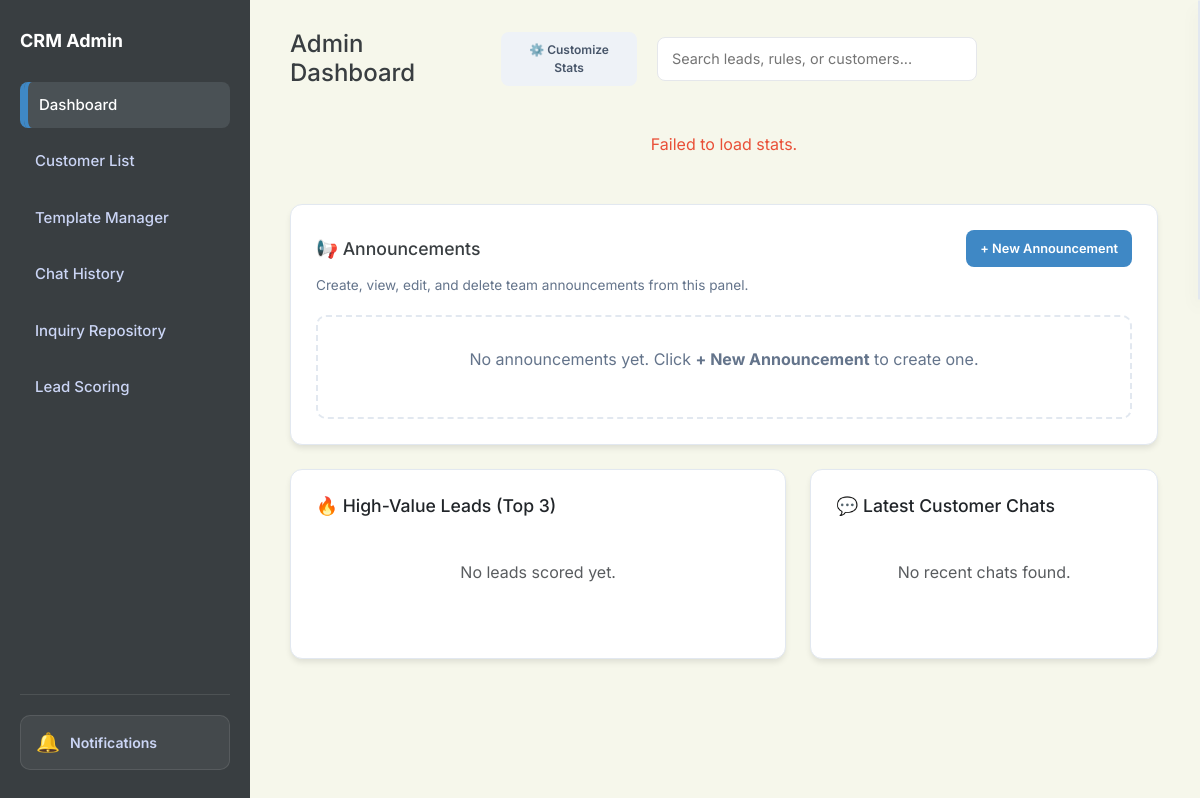
Page /dashboard on the earlier database version.
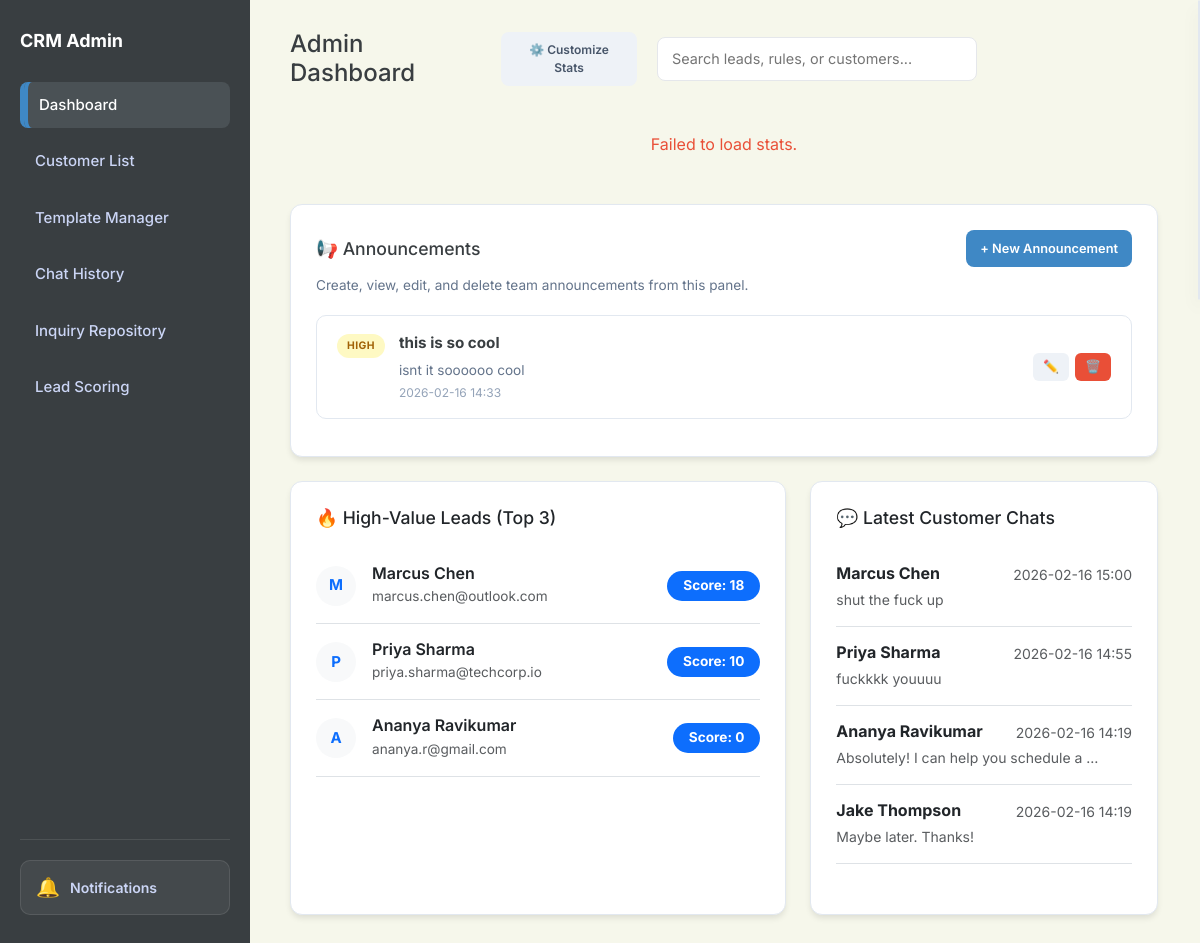
Same page on the later database version.
### app.py (models this page shows)
class Announcement(db.Model):
    id = db.Column(db.Integer, primary_key=True)
    title = db.Column(db.String(150), nullable=False)
    content = db.Column(db.Text, nullable=False)
    priority = db.Column(db.String(20), nullable=False, default='normal')  # low, normal, high, urgent
    created_at = db.Column(db.String(50))

class ChatSession(db.Model):
    id = db.Column(db.Integer, primary_key=True)
    visitor_name = db.Column(db.String(100), nullable=False)
    visitor_email = db.Column(db.String(120))
    status = db.Column(db.String(20), default='bot')  # bot, agent_active, closed
    linked_customer_id = db.Column(db.Integer, db.ForeignKey('customer.id'), nullable=True)
    linked_inquiry_id = db.Column(db.Integer, db.ForeignKey('inquiry.id'), nullable=True)
    created_at = db.Column(db.String(50))
    updated_at = db.Column(db.String(50))
    tags = db.Column(db.String(200), default='')  # comma-separated: impt,waiting,completed
    archived = db.Column(db.Boolean, default=False)
    pinned = db.Column(db.Boolean, default=False)
    chat_messages = db.relationship('ChatMessage', backref='session', cascade="all, delete-orphan", order_by='ChatMessage.id')
    linked_customer = db.relationship('Customer', backref='chat_sessions')
    linked_inquiry = db.relationship('Inquiry', backref='chat_sessions')

class ChatMessage(db.Model):
    id = db.Column(db.Integer, primary_key=True)
    session_id = db.Column(db.Integer, db.ForeignKey('chat_session.id'), nullable=False)
    sender_type = db.Column(db.String(20), nullable=False)  # customer, bot, agent, system
    sender_name = db.Column(db.String(100))
    text = db.Column(db.Text, nullable=False)
    timestamp = db.Column(db.String(50))

### app.py (the view)
@app.route('/')
@app.route('/dashboard')
def dashboard():
    all_rules = Rule.query.all()
    all_inquiries = Inquiry.query.all()
    all_announcements = Announcement.query.order_by(Announcement.id.desc()).all()
    latest_chats = ChatSession.query.filter_by(archived=False).order_by(ChatSession.updated_at.desc()).limit(5).all()
    all_sessions = ChatSession.query.all()
    scored_sessions = []
    for s in all_sessions:
        score = calculate_session_score(s)
        s.calculated_score = score # Attach for template
        scored_sessions.append(s)
    scored_sessions.sort(key=lambda x: x.calculated_score, reverse=True)
    high_value_leads = scored_sessions[:3] # User asked for High Value sections... template says Top 3
    return render_template('admin_dashboard_main_hub.html',
                           all_rules=all_rules,
                           all_inquiries=all_inquiries,
                           all_announcements=all_announcements,
                           latest_chats=latest_chats,
                           high_value_leads=high_value_leads)

### app.py (called while the page is built)
@app.context_processor
def inject_search_data():
    customers = Customer.query.all()
    inquiries = Inquiry.query.all()
    rules = Rule.query.all()
    templates = AutoReplyTemplate.query.all()
    faqs = FAQ.query.all()
    search_seed = []
    for c in customers:
        search_seed.append({"display": c.name, "category": "Customer", "page": "/customers"})
    for i in inquiries:
        search_seed.append({"display": f"Inquiry: {i.customer}", "category": "Inquiry", "page": f"/inquiry/{i.id}"})
    for r in rules:
        search_seed.append({"display": r.name, "category": "Rule", "page": "/scoring"})
    for t in templates:
        search_seed.append({"display": t.title, "category": "Template", "page": "/templates-manager"})
    for f in faqs:
        search_seed.append({"display": f.question, "category": "FAQ", "page": "/templates-manager"})
    return dict(search_seed=search_seed)

def calculate_session_score(session):
    score = 0
    visitor_text = " ".join([m.text.lower() for m in session.chat_messages if m.sender_type == 'customer'])
    active_rules = Rule.query.filter_by(active=True).all()
    for rule in active_rules:
        keywords = [k.strip().lower() for k in rule.keywords.split(',') if k.strip()]
        if not keywords: continue
        if any(k in visitor_text for k in keywords):
            try:
                val = int(rule.score)
                op = rule.operation
                if '+' in op: score += val
                elif '-' in op: score -= val
                elif '*' in op: score *= val
                elif '/' in op:
                    if val != 0: score /= val
            except:
                pass
    return score

### templates/admin_dashboard_main_hub.html (shortened to what this page needs)
<!DOCTYPE html>
<html lang="en">
<head>
    <link href="https://cdn.jsdelivr.net/npm/bootstrap@5.3.0/dist/css/bootstrap.min.css" rel="stylesheet">
    <link rel="stylesheet" href="{{ url_for('static', filename='style.css') }}">
</head>
<body id="page-dashboard">
    <aside class="sidebar">
        <h2>CRM Admin</h2>
        <a href="/dashboard" class="nav-link nav-dashboard active">Dashboard</a>
        <a href="/customers" class="nav-link nav-customers">Customer List</a>
        <a href="/templates-manager" class="nav-link nav-templates">Template Manager</a>
        <a href="/history" class="nav-link nav-history">Chat History</a>
        <a href="/repository" class="nav-link nav-repository">Inquiry Repository</a>
        <a href="/scoring" class="nav-link nav-scoring">Lead Scoring</a>
    </aside>
    <main class="main">
        <div class="header">
            <div class="header-left">
                <h1 style="margin:0; font-size: 24px;">Admin Dashboard</h1>
                <button class="btn btn-gray" data-bs-toggle="modal" data-bs-target="#customizeModal"
                    style="font-size: 12px;" onclick="openCustomizeModal()">⚙️ Customize Stats</button>
            </div>
            <div class="search-container">
                <input type="text" placeholder="Search leads, rules, or customers..." class="taskbar-search">
            </div>
        </div>
        <div class="row g-3 mb-4" id="statsRow">
            <div class="col-12 text-center py-4" id="statsLoading">
            </div>
        </div>
        <div class="card mb-4 announcement-section" style="padding: 25px;">
            <div class="announcement-header">
                <h3 style="margin:0; font-size: 1.1rem; color: var(--slate-900);">📢 Announcements</h3>
                <button class="btn btn-blue" id="btnNewAnnouncement" onclick="openAnnouncementModal()">
                    + New Announcement
                </button>
            </div>
            <p style="color: var(--gray); font-size: 0.85rem; margin-bottom: 20px;">
                Create, view, edit, and delete team announcements from this panel.
            </p>
            <div id="announcementsContainer">
                {% if all_announcements %}
                {% for a in all_announcements %}
                <div class="announcement-card" id="announcement-{{ a.id }}" data-id="{{ a.id }}">
                    <div class="announcement-card-left">
                        <span class="announcement-priority-badge priority-{{ a.priority }}">{{ a.priority | upper
                            }}</span>
                        <div class="announcement-card-body">
                            <strong class="announcement-title">{{ a.title }}</strong>
                            <p class="announcement-content">{{ a.content }}</p>
                            <small class="announcement-date">{{ a.created_at or 'N/A' }}</small>
                        </div>
                    </div>
                    <div class="announcement-card-actions">
                        <button class="btn btn-sm btn-gray" title="Edit"
                            onclick="editAnnouncement({{ a.id }}, '{{ a.title | e }}', `{{ a.content | e }}`, '{{ a.priority }}')">✏️</button>
                        <button class="btn btn-sm btn-red" title="Delete"
                            onclick="confirmDeleteAnnouncement({{ a.id }})">🗑️</button>
                    </div>
                </div>
                {% endfor %}
                {% else %}
                <div class="announcement-empty" id="announcementEmpty">
                    <p style="text-align:center; color: var(--gray); padding: 30px 0;">No announcements yet. Click
                        <strong>+ New Announcement</strong> to create one.
                    </p>
                </div>
                {% endif %}
            </div>
        </div>
        <div class="row g-4">
            <div class="col-12 col-lg-7">
                <div class="card h-100">
                    <h3 style="margin-bottom: 20px; font-size: 1.1rem;">🔥 High-Value Leads (Top 3)</h3>
                    <div id="highValueLeadsContainer">
                        {% if high_value_leads %}
                        <div class="list-group list-group-flush">
                            {% for lead in high_value_leads %}
                            <div
                                class="list-group-item px-0 py-3 d-flex align-items-center justify-content-between border-bottom">
                                <div class="d-flex align-items-center">
                                    <div class="avatar-circle me-3 bg-light text-primary"
                                        style="width:40px; height:40px; border-radius:50%; display:flex; align-items:center; justify-content:center; font-weight:bold;">
                                        {{ lead.visitor_name[0] | upper }}
                                    </div>
                                    <div>
                                        <h6 class="mb-0 text-dark" style="font-weight:600;">{{ lead.visitor_name }}</h6>
                                        <small class="text-muted" style="font-size:0.85rem;">{{ lead.visitor_email or
                                            'No email' }}</small>
                                    </div>
                                </div>
                                <div class="text-end">
                                    <span class="badge bg-primary rounded-pill px-3 py-2" style="font-size:0.85rem;">
                                        Score: {{ lead.calculated_score | int }}
                                    </span>
                                </div>
                            </div>
                            {% endfor %}
                        </div>
                        {% else %}
                        <div class="text-center py-4">
                            <p class="text-muted mb-0">No leads scored yet.</p>
                        </div>
                        {% endif %}
                    </div>
                </div>
            </div>
            <div class="col-12 col-lg-5">
                <div class="card h-100">
                    <h3 style="margin-bottom: 20px; font-size: 1.1rem;">💬 Latest Customer Chats</h3>
                    <div id="latestChatsContainer">
                        {% if latest_chats %}
                        <div class="list-group list-group-flush">
                            {% for chat in latest_chats %}
                            <a href="/history?session={{ chat.id }}"
                                class="list-group-item list-group-item-action px-0 py-3 border-bottom">
                                <div class="d-flex w-100 justify-content-between mb-1">
                                    <h6 class="mb-0 fw-bold text-dark">{{ chat.visitor_name }}</h6>
                                    <small class="text-muted">{{ chat.updated_at.split(' ')[1] if chat.updated_at and '
                                        ' in chat.updated_at else chat.updated_at }}</small>
                                </div>
                                <p class="mb-0 small text-muted text-truncate" style="max-width: 90%;">
                                    {% if chat.chat_messages %}
                                    {{ chat.chat_messages[-1].text }}
                                    {% else %}
                                    <em>No messages yet</em>
                                    {% endif %}
                                </p>
                            </a>
                            {% endfor %}
                        </div>
                        {% else %}
                        <div class="text-center py-4">
                            <p class="text-muted mb-0">No recent chats found.</p>
                        </div>
                        {% endif %}
                    </div>
                </div>
            </div>
        </div>
    </main>
</body>
</html>

### static/style.css (style rules this page uses)
:root { --blue: #3F88C5; --red: #E94F37; --green: #44BBA4; --gray: #64748b; --slate-900: #393E41; --slate-800: #4a5155; --border-radius: 12px; --bg-light: #F6F7EB; }
* { box-sizing: border-box; font-family: 'Inter', -apple-system, sans-serif; }
body { margin: 0; display: flex; background-color: var(--bg-light); color: var(--slate-900); height: 100vh; overflow: hidden; font-size: 16px; -webkit-font-smoothing: antialiased; }
.header { overflow: visible !important; }
.main { overflow-y: auto; overflow-x: visible !important; }
.sidebar { width: 250px; background: var(--slate-900); color: #fff; min-height: 100vh; padding: 30px 20px; flex-shrink: 0; }
.sidebar h2 { font-size: 18px; margin-bottom: 30px; font-weight: 700; color: #fff; }
.nav-link { display: block; padding: 12px 15px; color: #cbd5f5; text-decoration: none; border-radius: 8px; margin-bottom: 10px; font-size: 15px; font-weight: 500; transition: 0.2s; }
.nav-link:hover, .nav-link.active { background: var(--slate-800); color: #fff; box-shadow: inset 4px 0 0 #3F88C5; }
.main { flex: 1; padding: 30px 40px; overflow-y: auto; max-width: 1600px; margin: 0 auto; width: 100%; }
.header { display: flex; justify-content: space-between; align-items: center; flex-shrink: 0; margin-bottom: 20px; gap: 20px; width: 100%; }
.header-left { display: flex; align-items: center; gap: 15px; }
.card { background: white; padding: 25px; border-radius: var(--border-radius); box-shadow: 0 4px 6px -1px rgba(0, 0, 0, 0.1); border: 1px solid #e2e8f0; margin-bottom: 25px; }
.avatar-circle { width: 44px; height: 44px; border-radius: 10px; background: #3b82f6; color: white; font-weight: 600; font-size: 15px; display: flex; align-items: center; justify-content: center; }
.taskbar-search { width: 320px; padding: 10px 14px; border-radius: 8px; border: 1px solid #e5e7eb; }
input, textarea, select { width: 100%; padding: 10px; border: 1px solid #e2e8f0; border-radius: 6px; font-size: 0.9rem; outline: none; }
.btn { padding: 8px 14px; border: none; border-radius: 6px; cursor: pointer; font-size: 0.8rem; font-weight: 600; transition: 0.2s; text-decoration: none; display: inline-block; }
.btn-blue, .btn-primary { background: var(--blue); color: white; }
.btn-gray { background: #e2e8f0; color: #475569; }
.btn-red { background: var(--red); color: white; }
.btn { border-radius: 8px; padding: 9px 14px; font-weight: 600; }
.btn-blue { background: var(--blue); color: #fff; }
.btn-gray { background: #eef2f7; color: #475569; }
.sidebar { z-index: 1; }
#page-dashboard .nav-dashboard, #page-customers .nav-customers, #page-history .nav-history, #page-repository .nav-repository, #page-templates .nav-templates, #page-scoring .nav-scoring { background: var(--slate-800); color: #fff; border-left: 4px solid var(--blue); }
.search-container { width: 500px; display: flex; position: relative; }
.text-center { text-align: center; }
.announcement-section { position: relative; }
.announcement-header { display: flex; justify-content: space-between; align-items: center; margin-bottom: 8px; }
.announcement-card { display: flex; justify-content: space-between; align-items: center; background: white; border: 1px solid #e2e8f0; border-radius: 10px; padding: 16px 20px; margin-bottom: 12px; transition: transform 0.2s, box-shadow 0.2s, opacity 0.3s; }
.announcement-card-left { display: flex; align-items: flex-start; gap: 14px; flex: 1; }
.announcement-card-body { display: flex; flex-direction: column; gap: 2px; }
.announcement-title { font-size: 0.95rem; color: var(--slate-900); }
.announcement-content { font-size: 0.85rem; color: var(--gray); margin: 4px 0 2px; line-height: 1.4; }
.announcement-date { font-size: 0.75rem; color: #94a3b8; }
.announcement-priority-badge { font-size: 0.65rem; font-weight: 700; text-transform: uppercase; letter-spacing: 0.04em; padding: 4px 10px; border-radius: 20px; white-space: nowrap; flex-shrink: 0; margin-top: 2px; }
.priority-high { background: #fef9c3; color: #a16207; }
.announcement-card-actions { display: flex; gap: 6px; flex-shrink: 0; margin-left: 12px; }
.announcement-card-actions .btn { font-size: 0.8rem; padding: 4px 10px; border-radius: 6px; }
.sidebar { display: flex; flex-direction: column; }

Differences in the rows shown:
added Announcement: priority "HIGH", title "this is so cool", content "isnt it soooooo cool", created_at "2026-02-16 14:33"
added ChatSession: visitor_name "M", visitor_name "Marcus Chen", visitor_email "marcus.chen@outlook.com", calculated_score "18", updated_at "2026-02-16 15:00", text "shut the fuck up"
added ChatSession: visitor_name "P", visitor_name "Priya Sharma", visitor_email "priya.sharma@techcorp.io", calculated_score "10", updated_at "2026-02-16 14:55", text "fuckkkk youuuu"
added ChatSession: visitor_name "A", visitor_name "Ananya Ravikumar", visitor_email "ananya.r@gmail.com", calculated_score "0", updated_at "2026-02-16 14:19", text "Absolutely! I can help you schedule a…"
added ChatSession: visitor_name "Jake Thompson", updated_at "2026-02-16 14:19", text "Maybe later. Thanks!", shown under "💬 Latest Customer Chats"
Other differences:
text no longer shown: "No announcements yet. Click + New Announcement to create one. No leads scored yet. No recent chats found."
